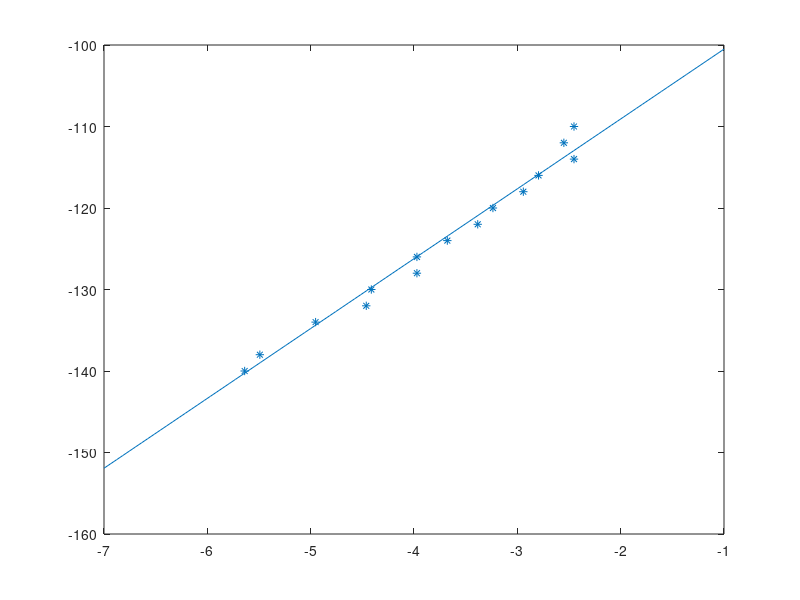

MATLAB code to generate this figure: (Note: this script raises an error after producing the figure.)
close all
clear
clc

% Test data
F_ = [-1150 -1120 -1010 -910 -900 -810 -810 -750 -690 -660 -600 -570 -500 -520 -500];
F_ = F_ * 0.00980665 / 2;
PWM_ = [-140 -138 -134 -132 -130 -128 -126 -124 -122 -120 -118 -116 -114 -112 -110];
F = [700 760 800 850 900 950 1100 1100];
F = F * 0.00980665 / 2;
PWM = [92 94 96 98 100 102 104 106];

% Linear approximation
x_ = linspace(-7,-1,100);
y_ = x_ * 4.2853 * 2 - 91.936;

x = linspace(2, 7,100);
y = x * 3.3022 * 2 + 70.017;

figure(1)
plot(x_,y_)
hold on
scatter(F_,PWM_,'*')
FigureLatex(0,'Force [N]','PWM',1,{'Linear Approximation','Samples'},'SouthEast',[-8 0],0,12,13,1.2)

figure(2)
plot(x,y)
hold on
scatter(F,PWM,'*')
FigureLatex(0,'Force [N]','PWM',1,{'Linear Approximation','Samples'},'SouthEast',[0 8],0,12,13,1.2)